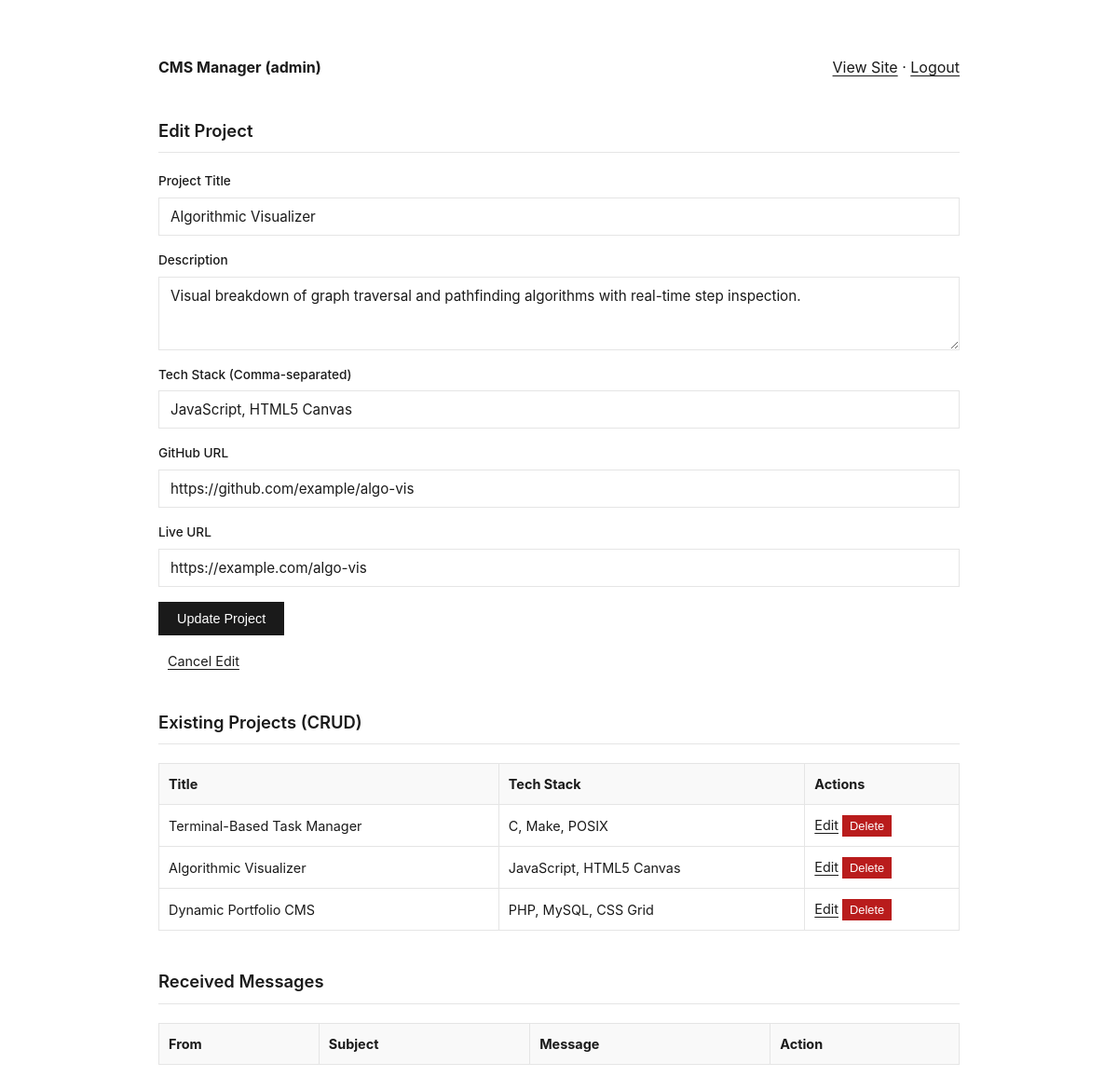
/admin/dashboard.php?edit=2 (signed in), run on the app's committed database.
### tables this page shows
CREATE TABLE IF NOT EXISTS projects (
    id INT AUTO_INCREMENT PRIMARY KEY,
    title VARCHAR(100) NOT NULL,
    description TEXT NOT NULL,
    tech_stack VARCHAR(150) NOT NULL,
    github_url VARCHAR(255) NULL,
    live_url VARCHAR(255) NULL,
    created_at TIMESTAMP DEFAULT CURRENT_TIMESTAMP
);

### config/db.php (called while the page is built, shortened)
<?php
function sanitize($data) {
    return htmlspecialchars(trim($data), ENT_QUOTES, 'UTF-8');
}

### admin/dashboard.php (the view, shortened to what this page needs)
<?php
require_once __DIR__ . '/../config/db.php';
$pdo = getDBConnection();
$projects = $pdo->query("SELECT * FROM projects ORDER BY created_at DESC")->fetchAll();
$edit_project = null;
if (isset($_GET['edit'])) {
    $stmt = $pdo->prepare("SELECT * FROM projects WHERE id = ?");
    $stmt->execute([(int)$_GET['edit']]);
    $edit_project = $stmt->fetch();
}
?>
<!DOCTYPE html>
<html lang="en">
<head>
  <link rel="stylesheet" href="../assets/css/style.css">
</head>
<body>
  <div class="container" style="max-width: 900px;">
    <nav class="admin-nav">
      <strong>CMS Manager (<?= sanitize($_SESSION['admin_username']) ?>)</strong>
      <div>
        <a href="../index.php" target="_blank">View Site</a> &middot;
        <a href="logout.php">Logout</a>
      </div>
    </nav>
    <h2><?= $edit_project ? 'Edit Project' : 'Add New Project' ?></h2>
    <form method="POST" action="dashboard.php">
      <div class="form-group">
        <label>Project Title</label>
        <input type="text" name="title" value="<?= $edit_project ? sanitize($edit_project['title']) : '' ?>" required>
      </div>
      <div class="form-group">
        <label>Description</label>
        <textarea name="description" rows="3" required><?= $edit_project ? sanitize($edit_project['description']) : '' ?></textarea>
      </div>
      <div class="form-group">
        <label>Tech Stack (Comma-separated)</label>
        <input type="text" name="tech_stack" value="<?= $edit_project ? sanitize($edit_project['tech_stack']) : '' ?>" required>
      </div>
      <div class="form-group">
        <label>GitHub URL</label>
        <input type="url" name="github_url" value="<?= $edit_project ? sanitize($edit_project['github_url']) : '' ?>">
      </div>
      <div class="form-group">
        <label>Live URL</label>
        <input type="url" name="live_url" value="<?= $edit_project ? sanitize($edit_project['live_url']) : '' ?>">
      </div>
      <button type="submit"><?= $edit_project ? 'Update Project' : 'Save Project' ?></button>
      <?php if ($edit_project): ?>
        <a href="dashboard.php" style="margin-left: 10px; font-size: 0.9rem;">Cancel Edit</a>
      <?php endif; ?>
    </form>
    <h2>Existing Projects (CRUD)</h2>
    <table class="admin-table">
      <thead>
        <tr>
          <th>Title</th>
          <th>Tech Stack</th>
          <th>Actions</th>
        </tr>
      </thead>
      <tbody>
        <?php foreach ($projects as $p): ?>
          <tr>
            <td><?= sanitize($p['title']) ?></td>
            <td><?= sanitize($p['tech_stack']) ?></td>
            <td>
              <a href="dashboard.php?edit=<?= $p['id'] ?>">Edit</a>
              <form method="POST" style="display:inline;" onsubmit="return confirm('Delete this project?');">
                <button type="submit" class="btn-delete">Delete</button>
              </form>
            </td>
          </tr>
        <?php endforeach; ?>
      </tbody>
    </table>
    <h2>Received Messages</h2>
    <table class="admin-table">
      <thead>
        <tr>
          <th>From</th>
          <th>Subject</th>
          <th>Message</th>
          <th>Action</th>
        </tr>
      </thead>
    </table>
  </div>
</body>
</html>

### assets/css/style.css (style rules this page uses)
:root { --bg: #ffffff; --text: #1a1a1a; --muted: #666666; --border: #e5e5e5; --accent: #000000; --danger: #b91c1c; --font-main: -apple-system, BlinkMacSystemFont, "Inter", "Segoe UI", Roboto, sans-serif; --font-mono: "JetBrains Mono", Consolas, monospace; }
* { box-sizing: border-box; margin: 0; padding: 0; }
body { background-color: var(--bg); color: var(--text); font-family: var(--font-main); line-height: 1.6; font-size: 16px; -webkit-font-smoothing: antialiased; }
.container { max-width: 720px; margin: 0 auto; padding: 60px 20px; }
h2 { font-size: 1.15rem; font-weight: 600; margin: 40px 0 20px 0; padding-bottom: 8px; border-bottom: 1px solid var(--border); }
a { color: var(--text); text-decoration: underline; text-underline-offset: 3px; }
form { display: flex; flex-direction: column; gap: 16px; }
.form-group { display: flex; flex-direction: column; gap: 6px; }
label { font-size: 0.85rem; font-weight: 500; }
input, textarea { background: transparent; border: 1px solid var(--border); color: var(--text); padding: 10px 12px; font-family: inherit; font-size: 0.95rem; border-radius: 0; }
button { background: var(--text); color: var(--bg); border: none; padding: 10px 20px; font-size: 0.9rem; font-weight: 500; cursor: pointer; align-self: flex-start; border-radius: 0; }
.admin-table { width: 100%; border-collapse: collapse; margin-top: 15px; font-size: 0.9rem; }
.admin-table th, .admin-table td { border: 1px solid var(--border); padding: 10px; text-align: left; }
.admin-table th { background: rgba(128, 128, 128, 0.05); }
.btn-delete { background: var(--danger); color: #fff; padding: 4px 8px; font-size: 0.8rem; }
nav.admin-nav { display: flex; justify-content: space-between; align-items: center; margin-bottom: 30px; }

### data on the page
projects: title "Algorithmic Visualizer", description "Visual breakdown of graph traversal and pathfinding algorithms with real-time step inspection.", tech_stack "JavaScript, HTML5 Canvas", github_url "https://github.com/example/algo-vis", live_url "https://example.com/algo-vis"
projects: title "Terminal-Based Task Manager", tech_stack "C, Make, POSIX"
projects: title "Dynamic Portfolio CMS", tech_stack "PHP, MySQL, CSS Grid"

### other printed values
$_SESSION['admin_username'] "admin"
